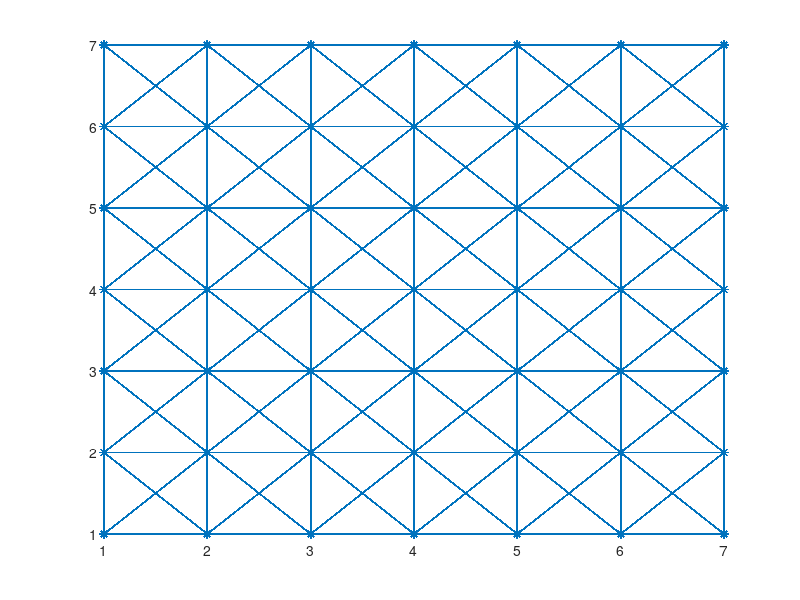

Reproduce this figure in MATLAB. (Note: this script raises an error after producing the figure.)
%Testing multi-objective optimization

clear
close all

tic

P_tr_thresh = 0.2;
% times = zeros(1,10);

% for z = 2:10
%build adjacency matrix
s =7;
V = s^2;
N = V^2;
i_vals = [];
j_vals = [];

minimum = 0.9;
maximum = 1.0;
P_tr = (maximum - minimum)*rand(V, 1) + minimum; %Prob. of traverse associated with each node. sqrt is to bias towards higher values.
P_tr = repmat(P_tr, V, 1);
costs = 10*abs(randn(V,1));

for i = 1:V    %for each row in adjacency matrix
   if (mod(i,s) >0) %if it isn't on the right edge of grid 
    j_vals(end+1) = i; %add node to right
    i_vals(end+1) = i+1;
   end

   if (mod(i, s) ~=1) %if node isn't on the left edge of grid
    j_vals(end+1) = i; %add node to left
    i_vals(end+1) = i-1;
   end
   
   if (i> s) %if vertex isn't on top of grid
    j_vals(end+1) = i ;   %add next node up
    i_vals(end+1) = i - s;
       if (mod(i,s) >0) %if it isn't on the right edge of grid 
        j_vals(end+1) = i; %add node to diagonal right
        i_vals(end+1) = i+1 - s;
       end

       if (mod(i, s) ~=1) %if node isn't on the left edge of grid
        j_vals(end+1) = i; %add node to diagonal left
        i_vals(end+1) = i-1 -s;
       end
   end
   
   if (i<=(V- s))   %if vertex isn't on bottom of grid
    j_vals(end+1) = i ;  %add next node down
    i_vals(end+1) = i+s ;
       if (mod(i,s) >0) %if it isn't on the right edge of grid 
        j_vals(end+1) = i; %add node to diagonal right
        i_vals(end+1) = i+1+ s;
       end

       if (mod(i, s) ~=1) %if node isn't on the left edge of grid
        j_vals(end+1) = i; %add node to diagonal left
        i_vals(end+1) = i-1+s;
       end
   end   
end

vals = 10*abs(randn(length(i_vals), 1));  %generate random costs
a= sparse(i_vals, j_vals, vals); %one section of the adjacency matrix
adj = sparse(V^2, V^2);
for i=1:V-1 %assemble adjacency matrix from sections
   adj((i-1)*V+1:(i-1)*V+V, i*V+1:i*V+V) = a;
end
%  spy(adj)

% %create coordinates
coords = [];
for i = 1:N
   block_no = ceil(i/V);
   V_no = i - (block_no-1)*V;

   row = mod(V_no,s);
   col = ceil(V_no/s);
      if (row==0) row = s; end
   coords(end+1,:) = [row, col]; 
end
gplot(adj, coords, '*-') %plot graph

[adj_i, adj_j, adj_v] = find(adj); %access rows and columns of adjacency matrix.

P_tr(V^2-V:V^2) = 1;
%d{i,1}(:,1) is minimum cost, d{i,1}(:,2) is total P_tr, d{i,1}(:,3) is path
%represented by that node.
d{N,2} = []; % array to list parent paths
% for i=1:N
%    d{i,2} = zeros(V);
% end
for i=(N-V+1):(N) %create d vector to store cost, P_tr, parents for each entry in adj.
   d{i,1} = [0 1 i];
%     d{i,1} = [0 1];
%     d{i,2}(1) = i;
end

for i=1:V
   d{i*V} = [0 1 i*V]; 
end


% d{N} = [0 1 N];
% d = d'; %make column vector

%For each column in adjacency matrix, find all connections.
%for each connection:
    %populate P_tr and cost
    %add all options to list in connected node
    %run pareto front for connected code

% rows_to_do = fliplr([1:(N-V), N]);

    
for i=N:-1:1 %counting back from last populated column in adjacency matrix,
% for i=rows_to_do
    col = i;
        V_col = mod(col, V);
        if (V_col==0) V_col = V; end 
    conns = find(adj(:,col)~=0);    %find entries in column col

    for j=1:length(conns)   %for each connection,
        if isempty(d{conns(j)})
            options = [];
        else
            options = d{conns(j),1}; %pull current pareto front
        end
        row = conns(j);             %row of current connection
        V_row = mod(row, V);
        if (V_row==0) V_row = V; end 

        new_options = [d{i,1}(:,1) + adj(row,col), d{i,1}(:,2)*P_tr(V_row), repmat(i, size(d{i,1}(:,1)))];   %list possible new paths
%           new_options = [d{i,1}(:,1) + adj(row,col), d{i,1}(:,2)*P_tr(V_row)];      
                %these possibilities come from a path through the current
                %node, i.
        
        for k=1:size(new_options,1) %if option violates P_tr, set penalty cost
           if new_options(k,2) < P_tr_thresh
            new_options(k,1) = new_options(k,1) + 1000;
           end
        end
    options = [options; new_options];

% build front 
%     inds = [];
    [front, inds] = prto(options);
%     front = prto(options);
   
    %put pareto front into list for connected node
    if isempty(front) 
        d{conns(j),1} = options;
%         d{conns(j),2} = repmat(i, size(options,1),1);
    else
        d{conns(j),1} = [front];
%         d{conns(j),2} = d{conns(j),2}(inds);
    end
  
    end
end


time = toc;
% times(z) = time;

% end
d{1}

% %extract best path
best_path = 1;
t = 1;
while (mod(t,V)>0) %while on a node that isn't the last node
    t = d{t}(1,3);    %find minimum cost path at node t
    best_path(end+1) = t;
    
%     t = path(end);
end
best_path
cost = d{1}(1)
Ptr = prod(P_tr(best_path))

% hold on
% for i=1:size((best_path),1)-1  %plot path 
%     plot(coordsbest_pathbp(i),1, coords(best_path(i),2), 'r*')
%     plot([coords(best_path(i),1), coords(best_path(i+1),1)],[coords(best_path(i),2), coords(best_path(i+1),2)], 'r-')    
% end
% axis off
% axis equal

hold on
for i=1:length(best_path)-1  %plot path
    plot(coords(best_path(i),1), coords(best_path(i),2), 'r*')
    plot([coords(best_path(i),1), coords(best_path(i+1),1)],[coords(best_path(i),2), coords(best_path(i+1),2)], 'r-')    
end
axis off
axis equal
